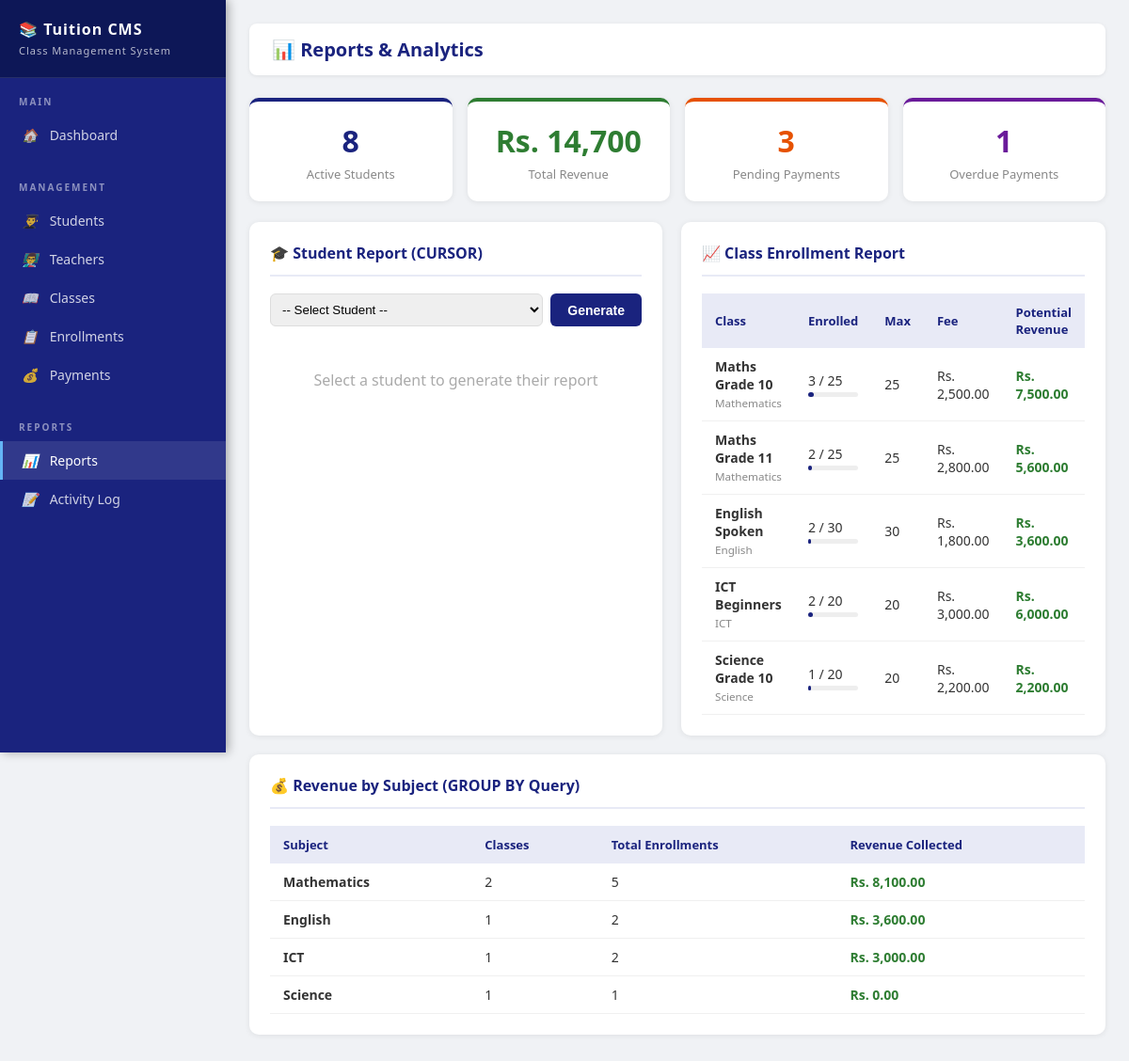
The page /php/reports.php on the database its author committed.
### tables this page shows
CREATE TABLE classes (
    class_id      INT AUTO_INCREMENT PRIMARY KEY,
    class_name    VARCHAR(100) NOT NULL,
    subject       VARCHAR(50),
    teacher_id    INT,
    schedule      VARCHAR(100),
    max_students  INT DEFAULT 30,
    fee           DECIMAL(10,2) DEFAULT 0.00,
    status        ENUM('active','inactive') DEFAULT 'active',
    FOREIGN KEY (teacher_id) REFERENCES teachers(teacher_id) ON DELETE SET NULL
);

### php/reports.php (the view, shortened to what this page needs)
<?php
$db = getDB();
$student_report   = [];
$student_info     = null;
$stats = $db->query("
    SELECT
        (SELECT COUNT(*) FROM students WHERE status='active') AS total_students,
        (SELECT COUNT(*) FROM teachers WHERE status='active') AS total_teachers,
        (SELECT COUNT(*) FROM classes WHERE status='active')  AS total_classes,
        (SELECT COUNT(*) FROM enrollments)                    AS total_enrollments,
        (SELECT COALESCE(SUM(amount),0) FROM payments)        AS total_revenue,
        (SELECT COUNT(*) FROM enrollments WHERE payment_status='pending') AS pending_payments,
        (SELECT COUNT(*) FROM enrollments WHERE payment_status='overdue') AS overdue_payments
")->fetch_assoc();
$top_classes = $db->query("
    SELECT c.class_name, c.subject, GetClassStudentCount(c.class_id) AS enrolled,
           c.max_students, c.fee,
           (GetClassStudentCount(c.class_id) * c.fee) AS potential_revenue
    FROM classes c WHERE c.status='active'
    ORDER BY enrolled DESC
");
include 'header.php';
?>
<div class="main">
    <div class="topbar"><h1>📊 Reports & Analytics</h1></div>
    <div class="stats-grid" style="grid-template-columns:repeat(4,1fr);">
        <div class="stat-card">
            <div class="stat-number"><?= $stats['total_students'] ?></div>
            <div class="stat-label">Active Students</div>
        </div>
        <div class="stat-card green">
            <div class="stat-number">Rs. <?= number_format($stats['total_revenue'],0) ?></div>
            <div class="stat-label">Total Revenue</div>
        </div>
        <div class="stat-card orange">
            <div class="stat-number"><?= $stats['pending_payments'] ?></div>
            <div class="stat-label">Pending Payments</div>
        </div>
        <div class="stat-card purple">
            <div class="stat-number"><?= $stats['overdue_payments'] ?></div>
            <div class="stat-label">Overdue Payments</div>
        </div>
    </div>
    <div style="display:grid;grid-template-columns:1fr 1fr;gap:20px;">
        <div class="card">
            <div class="card-header"><span class="card-title">🎓 Student Report (CURSOR)</span></div>
            <form method="GET" style="display:flex;gap:8px;margin-bottom:16px;">
                <select name="student_id" style="flex:1;padding:8px;border:1px solid #ddd;border-radius:6px;">
                    <option value="">-- Select Student --</option>
                </select>
                <button type="submit" class="btn btn-primary">Generate</button>
            </form>
            <?php if($student_info): ?>
            <div style="background:#e8eaf6;padding:12px;border-radius:6px;margin-bottom:14px;">
                <strong><?= htmlspecialchars($student_info['full_name']) ?></strong> | <?= $student_info['grade'] ?><br>
                📞 <?= $student_info['phone'] ?> | 📧 <?= $student_info['email'] ?><br>
                <strong style="color:#2e7d32;">Total Paid: Rs. <?= number_format($student_info['total_paid'],2) ?></strong>
                <small>(using GetStudentTotalPaid() function)</small>
            </div>
            <?php if(count($student_report)): ?>
            <table>
                <thead><tr><th>Class</th><th>Subject</th><th>Fee</th><th>Status</th><th>Enrolled</th></tr></thead>
                <tbody>
                <?php foreach($student_report as $r): ?>
                <tr>
                    <td><strong><?= htmlspecialchars($r['class_name']) ?></strong></td>
                    <td><?= $r['subject'] ?></td>
                    <td>Rs. <?= number_format($r['fee'],2) ?></td>
                    <td><span class="badge badge-<?= $r['payment_status'] ?>"><?= strtoupper($r['payment_status']) ?></span></td>
                    <td><?= $r['enroll_date'] ?></td>
                </tr>
                <?php endforeach; ?>
                </tbody>
            </table>
            <?php else: ?>
            <p style="color:#888;">No enrollments found for this student.</p>
            <?php endif; ?>
            <small style="color:#888;margin-top:10px;display:block;">
                ⚡ <strong>CALL StudentReport(student_id)</strong> uses a CURSOR to loop through enrollments
            </small>
            <?php else: ?>
            <div style="text-align:center;padding:30px;color:#aaa;">
                Select a student to generate their report
            </div>
            <?php endif; ?>
        </div>
        <div class="card">
            <div class="card-header"><span class="card-title">📈 Class Enrollment Report</span></div>
            <table>
                <thead><tr><th>Class</th><th>Enrolled</th><th>Max</th><th>Fee</th><th>Potential Revenue</th></tr></thead>
                <tbody>
                <?php while($c=$top_classes->fetch_assoc()): ?>
                <tr>
                    <td>
                        <strong><?= htmlspecialchars($c['class_name']) ?></strong><br>
                        <small style="color:#888;"><?= $c['subject'] ?></small>
                    </td>
                    <td>
                        <?= $c['enrolled'] ?> / <?= $c['max_students'] ?>
                        <div style="background:#eee;border-radius:3px;height:5px;margin-top:3px;">
                            <?php $pct = $c['max_students']>0 ? ($c['enrolled']/$c['max_students']*100) : 0; ?>
                            <div style="background:#1a237e;width:<?= min($pct,100) ?>%;height:5px;border-radius:3px;"></div>
                        </div>
                    </td>
                    <td><?= $c['max_students'] ?></td>
                    <td>Rs. <?= number_format($c['fee'],2) ?></td>
                    <td style="color:#2e7d32;font-weight:600;">Rs. <?= number_format($c['potential_revenue'],2) ?></td>
                </tr>
                <?php endwhile; ?>
                </tbody>
            </table>
        </div>
    </div>
    <div class="card">
        <div class="card-header"><span class="card-title">💰 Revenue by Subject (GROUP BY Query)</span></div>
        <table>
            <thead><tr><th>Subject</th><th>Classes</th><th>Total Enrollments</th><th>Revenue Collected</th></tr></thead>
            <tbody>
            <?php
            $rev_by_subject = $db->query("
                SELECT c.subject,
                       COUNT(DISTINCT c.class_id) AS num_classes,
                       COUNT(e.enroll_id) AS total_enroll,
                       COALESCE(SUM(p.amount),0) AS revenue
                FROM classes c
                LEFT JOIN enrollments e ON c.class_id = e.class_id
                LEFT JOIN payments p ON e.enroll_id = p.enroll_id
                GROUP BY c.subject
                ORDER BY revenue DESC
            ");
            while($r=$rev_by_subject->fetch_assoc()): ?>
            <tr>
                <td><strong><?= $r['subject'] ?></strong></td>
                <td><?= $r['num_classes'] ?></td>
                <td><?= $r['total_enroll'] ?></td>
                <td style="color:#2e7d32;font-weight:700;">Rs. <?= number_format($r['revenue'],2) ?></td>
            </tr>
            <?php endwhile; ?>
            </tbody>
        </table>
    </div>
</div>
</body></html>

### php/header.php (style rules this page uses)
* { margin:0; padding:0; box-sizing:border-box; }
body { font-family: 'Segoe UI', sans-serif; background:#f0f2f5; color:#333; }
.main { margin-left:240px; padding:25px; min-height:100vh; }
.topbar { background:#fff; padding:14px 24px; border-radius:8px; margin-bottom:24px; display:flex; justify-content:space-between; align-items:center; box-shadow:0 1px 4px rgba(0,0,0,0.08); }
.topbar h1 { font-size:20px; color:#1a237e; font-weight:600; }
.card { background:#fff; border-radius:10px; padding:22px; box-shadow:0 1px 6px rgba(0,0,0,0.08); margin-bottom:20px; }
.card-header { display:flex; justify-content:space-between; align-items:center; margin-bottom:18px; padding-bottom:12px; border-bottom:2px solid #e8eaf6; }
.card-title { font-size:16px; font-weight:600; color:#1a237e; }
.stats-grid { display:grid; grid-template-columns:repeat(4,1fr); gap:16px; margin-bottom:22px; }
.stat-card { background:#fff; border-radius:10px; padding:20px; box-shadow:0 1px 6px rgba(0,0,0,0.08); border-top:4px solid #1a237e; text-align:center; }
.stat-card.green { border-top-color:#2e7d32; }
.stat-card.orange { border-top-color:#e65100; }
.stat-card.purple { border-top-color:#6a1b9a; }
.stat-number { font-size:32px; font-weight:700; color:#1a237e; }
.stat-card.green .stat-number { color:#2e7d32; }
.stat-card.orange .stat-number { color:#e65100; }
.stat-card.purple .stat-number { color:#6a1b9a; }
.stat-label { font-size:13px; color:#888; margin-top:5px; }
table { width:100%; border-collapse:collapse; font-size:14px; }
thead { background:#e8eaf6; }
th { padding:11px 14px; text-align:left; font-weight:600; color:#1a237e; font-size:13px; }
td { padding:10px 14px; border-bottom:1px solid #f0f0f0; }
.btn { padding:9px 18px; border:none; border-radius:6px; font-size:14px; font-weight:600; cursor:pointer; transition:all 0.2s; text-decoration:none; display:inline-block; }
.btn-primary { background:#1a237e; color:#fff; }

### rows shown on the page
classes: class_name "Maths Grade 10", subject "Mathematics", enrolled "3", max_students "25", min($pct,100) 12 (drawn), fee "2,500.00", potential_revenue "7,500.00"
classes: class_name "Maths Grade 11", subject "Mathematics", enrolled "2", max_students "25", min($pct,100) 8 (drawn), fee "2,800.00", potential_revenue "5,600.00"
classes: class_name "English Spoken", subject "English", enrolled "2", max_students "30", min($pct,100) 6.6666666666667 (drawn), fee "1,800.00", potential_revenue "3,600.00"
classes: class_name "ICT Beginners", subject "ICT", enrolled "2", max_students "20", min($pct,100) 10 (drawn), fee "3,000.00", potential_revenue "6,000.00"
classes: class_name "Science Grade 10", subject "Science", enrolled "1", max_students "20", min($pct,100) 5 (drawn), fee "2,200.00", potential_revenue "2,200.00"

### other values the page prints
$stats['total_students'] "8"
$stats['total_revenue'] "14,700"
$stats['pending_payments'] "3"
$stats['overdue_payments'] "1"
$r['subject'] "Mathematics"
$r['num_classes'] "2"
$r['total_enroll'] "5"
$r['revenue'] "8,100.00"
$r['subject'] "English"
$r['num_classes'] "1"
$r['total_enroll'] "2"
$r['revenue'] "3,600.00"
$r['subject'] "ICT"
$r['revenue'] "3,000.00"
$r['subject'] "Science"
